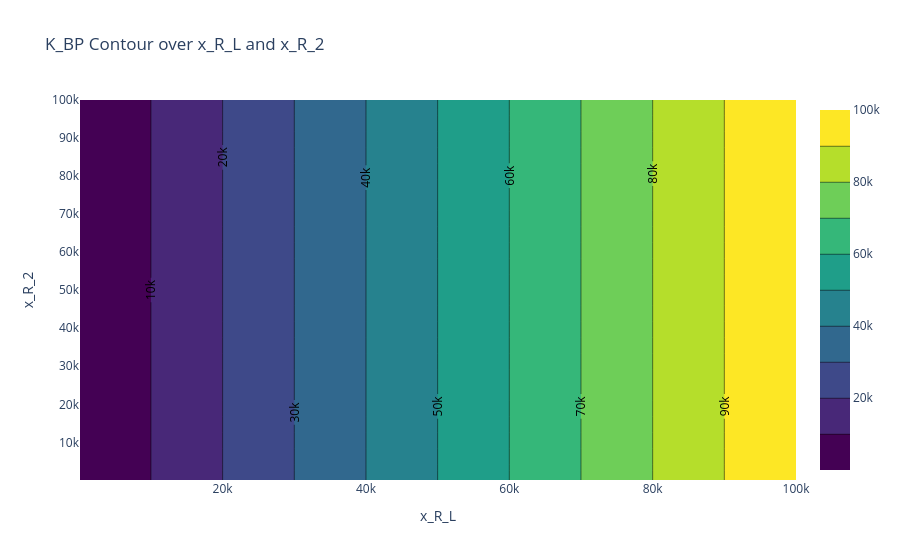

Source (notebook cell):
### Code cell
analysis.plot_contour(x_param="x_R_L", y_param="x_R_2", metric_name="K_BP")

### Figure 1 — Plotly figure (JSON) as saved in the notebook; plotly's stock layout.template omitted (floating-point values rounded to 4 significant figures; data arrays with more than 128 entries replaced by an {"elided": "..."} marker saying what was removed)
{"data": [{"colorscale": [[0, "#440154"], [0.1111, "#482878"], [0.2222, "#3e4989"], [0.3333, "#31688e"], [0.4444, "#26828e"], [0.5556, "#1f9e89"], [0.6667, "#35b779"], [0.7778, "#6ece58"], [0.8889, "#b5de2b"], [1, "#fde725"]], "contours": {"showlabels": true}, "type": "contour", "x": {"elided": "625 float values"}, "y": {"elided": "625 float values"}, "z": {"elided": "625 float values"}}], "layout": {"title": {"text": "K_BP Contour over x_R_L and x_R_2"}, "xaxis": {"title": {"text": "x_R_L"}}, "yaxis": {"title": {"text": "x_R_2"}}}}
